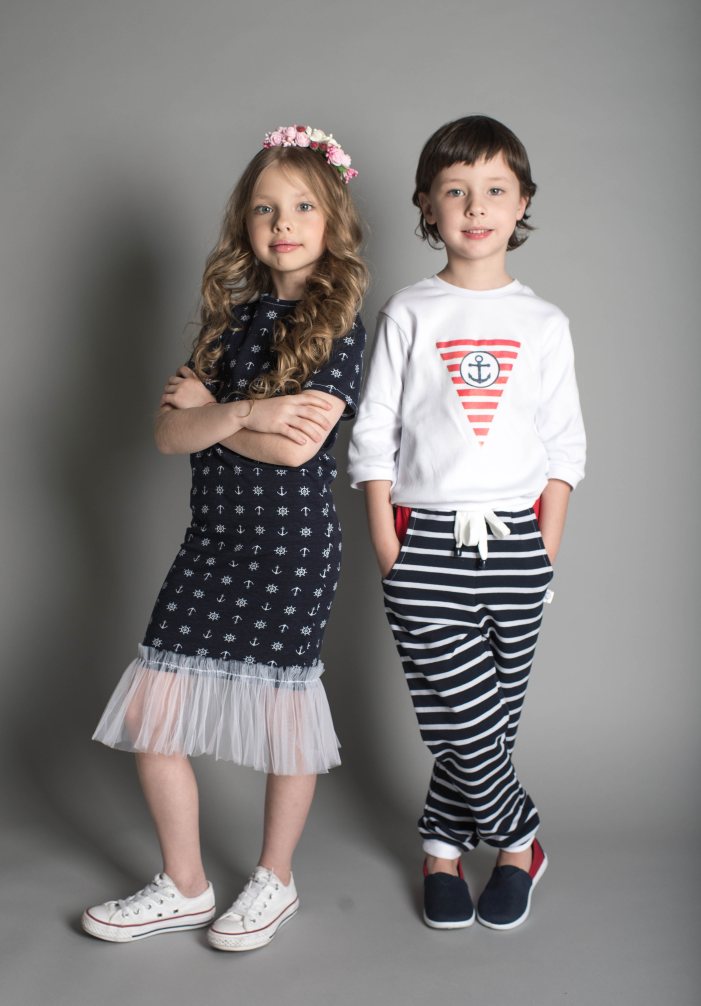
#> input picture kids.jpg, 3505 x 5027 px (shown at 1/5 size)
$ python face_det.py
#> lines starting #> are read from the running program, lines starting #| are printed output that depends on the picture; after the words box and inside, x2 and y2 are one past the last pixel; in counts of white or black regions, pixels touching at a corner belong together
import cv2 as cv

img = cv.resize(cv.imread("kids.jpg"), (0,0), fx=0.3, fy=0.3)
#use cascade classifer for detection
face_cascade = cv.CascadeClassifier(cv.data.haarcascades + "haarcascade_frontalface_default.xml")
eye_cascade = cv.CascadeClassifier(cv.data.haarcascades + "haarcascade_eye.xml")
mount_cascade = cv.CascadeClassifier(cv.data.haarcascades + "haarcascade_smile.xml")

while True:
    # convert the image into black and white for accuracy
    gray_img = cv.cvtColor(img, cv.COLOR_BGR2GRAY)
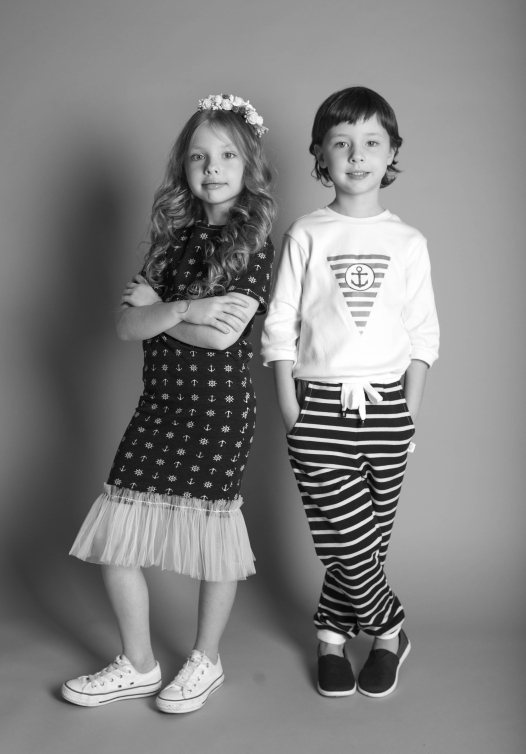
#> gray_img: shape (1508, 1052) (shown at 1/2 size); min 3, max 255, mean 127.5
    faces = face_cascade.detectMultiScale(gray_img, 1.5, 5)
#> faces = [[626, 218, 182, 182], [340, 242, 182, 182]]

    for (x,y, w,h) in faces:
        # draw a rectangle around the detected face
        cv.rectangle(img, (x,y), (x+w, y+h), (0,255,0), 3)
        roi_gray = gray_img[y:y+h, x:x+w]
        roi_color = img[y:y+h, x:x+w]
        eyes = eye_cascade.detectMultiScale(roi_gray, 1.5, 5)
        for (ex,ey,ew,eh) in eyes:
            eye_center = (x + ex + ew // 2, y + ey + eh // 2)
            radius = int(round((ew + eh) * 0.25))
            # draw circles around the detected eyes
            frame = cv.circle(img, eye_center, radius, (255, 0, 0), 3)

        mounts = mount_cascade.detectMultiScale(roi_gray, 1.5, 9)
        for (mx, my, mw, mh) in mounts:
            # draw a rectangle around the detected mount
            cv.rectangle(roi_color, (mx, my), (mx+mw, my+mh), (50,50,50), 2)
#> this loop made 2 passes
#> (x, y, w, h, eyes, mounts) on passes 1 to 2: (626, 218, 182, 182, [[33, 48, 45, 45], [94, 48, 45, 45]], [[51, 111, 81, 40]]), (340, 242, 182, 182, [[94, 47, 45, 45], [34, 50, 45, 45]], [[51, 113, 81, 40]])
#> pass 1, `roi_gray = gray_img[y:y+h, x:x+w]`:
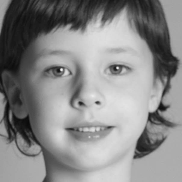
#> roi_gray: shape (182, 182); min 10, max 241, mean 137
#> pass 1, `roi_color = img[y:y+h, x:x+w]`:
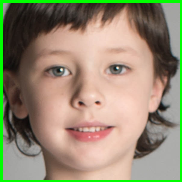
#> roi_color: shape (182, 182, 3); mean B, G, R 113.8, 138.5, 148.4
#> pass 2, `roi_gray = gray_img[y:y+h, x:x+w]`:
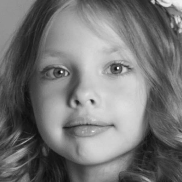
#> roi_gray: shape (182, 182); min 13, max 247, mean 117.3
#> pass 2, `roi_color = img[y:y+h, x:x+w]`:
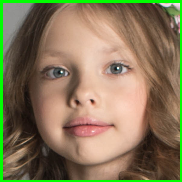
#> roi_color: shape (182, 182, 3); mean B, G, R 88.6, 119.3, 132.9
#> after the loop:
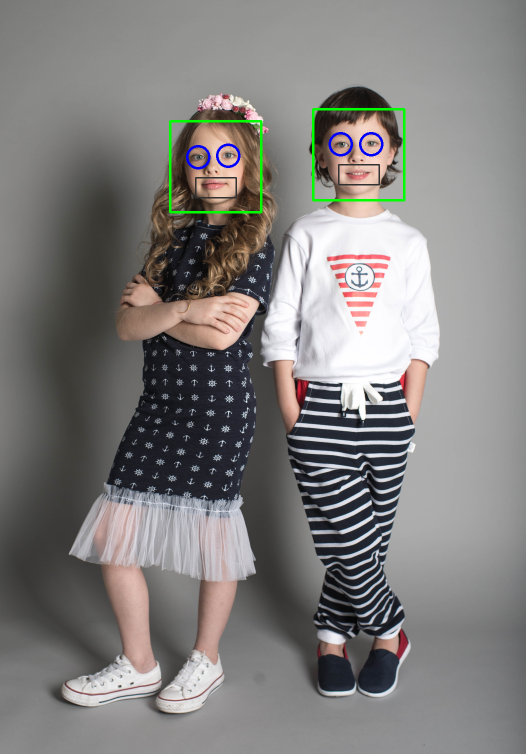
#> img: shape (1508, 1052, 3) (shown at 1/2 size); mean B, G, R 125.3, 126.8, 129
#> after the loop:
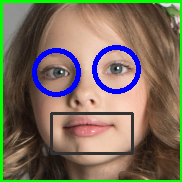
#> roi_color: shape (182, 182, 3); 6.37% of pixels changed, all inside (x1, y1, x2, y2) = (32, 45, 141, 155)


    cv.imshow("faces", img)

    #for ending the loop
    if cv.waitKey(0) == ord("q"):
#> (key q is pressed here)
        break

$ run again, with res.png saved as kids.jpg
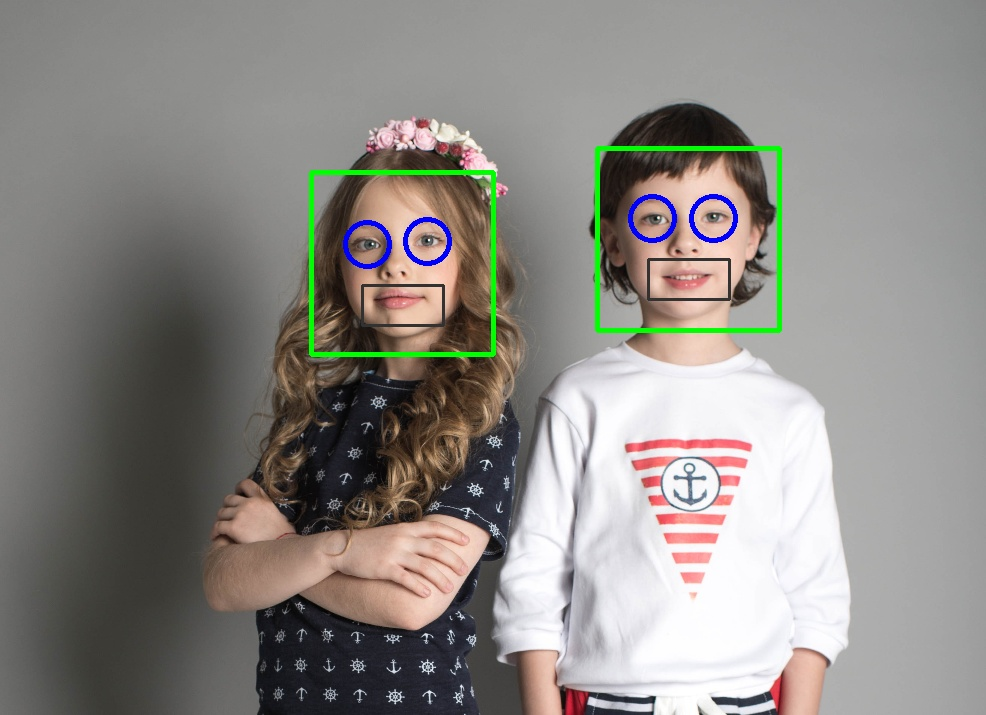
#> input picture res.png, 986 x 715 px
#> `gray_img = cv.cvtColor(img, cv.COLOR_BGR2GRAY)`:
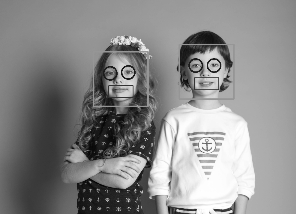
#> gray_img: shape (214, 296); min 6, max 255, mean 137.8
#> faces = [[93, 52, 54, 54]]
#> the loop `for (x,y, w,h) in faces:` made 1 pass
#> after the loop `for (x,y, w,h) in faces:`:
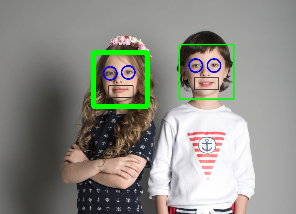
#> img: shape (214, 296, 3); mean B, G, R 131.9, 139.2, 139.2
